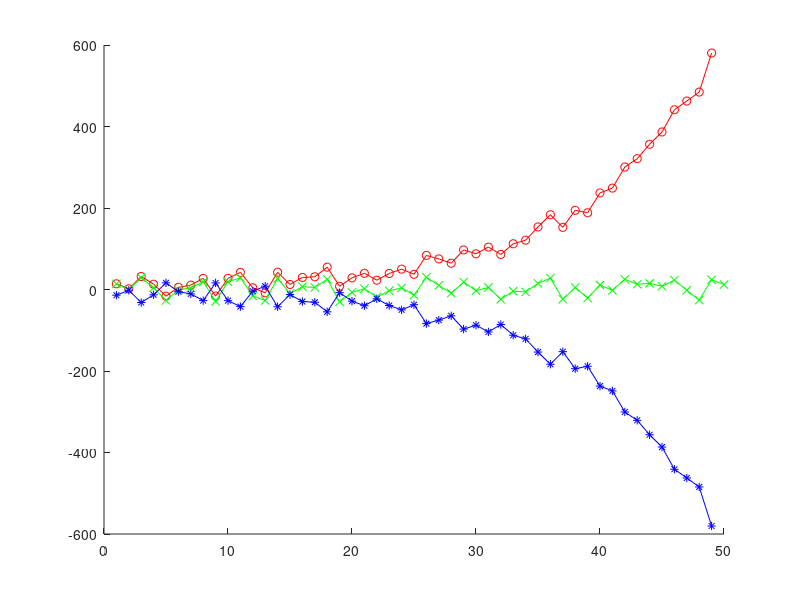
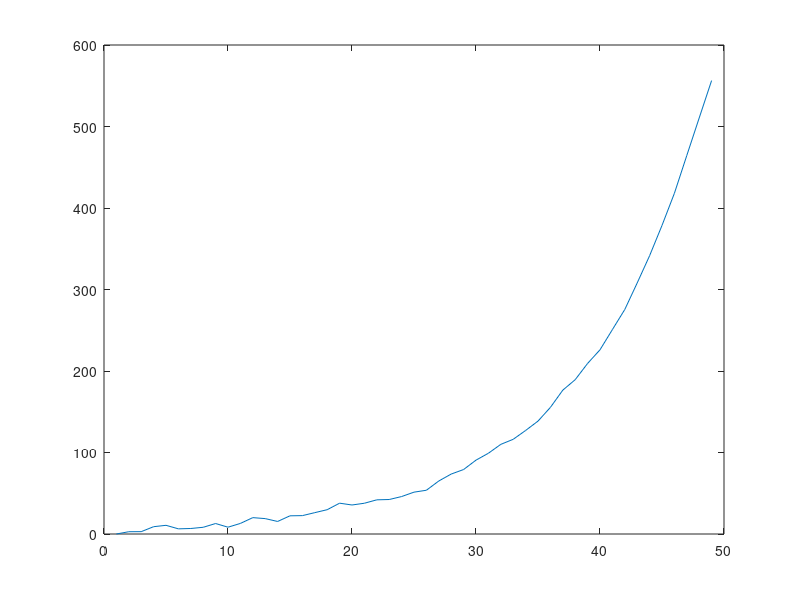

Reproduce these figures in MATLAB, in order.
%% Sensorimotor2022Jan11Model
% p = v + b
clear;
close all;
rng(40);
b = 0;
quit = 1;
targetarray = [0 0];
for i = 1:50
    targetarray(i) = randi(30);
end

% targetarray = randperm(25,200);

% targetarray(1) = -100;
% targetarray(2) = 200;

rand
vmaparray = [0 0];
proprioarray = [0 0];
vonlinearray = [0 0];
ponlinearray = [0 0];
mcmap = [0 0];
bmap = [0 0];
while quit < length(targetarray)
    target = targetarray(quit);
    h = rand;
    if h < 0.5 
        target = - target;
        targetarray(quit) = target;
    end 
    vmap = target;
    vmaparray(quit) = vmap;
    pmap = vmap + b;
    proprioarray(quit) = pmap;
    mc = pmap;
    mcmap(quit) = mc;
    vonline = -pmap;
    vonlinearray(quit) = vonline;
    
    % Update algo
    % b = pmap - vonline
    b = pmap + (pmap - (vonline + b))/10 - vmap;
    % b = vonline + b - vmap;
    
    bmap(quit) = b;
    quit = quit + 1;
end
figure;
hold on;
abserr = [0 0];
for i = 1:length(mcmap)
    abserr(i) = mcmap(i) - targetarray(i);
end
plot(mcmap, '-o', 'Color', 'red');
plot(targetarray, '-x', 'Color', 'green');
plot(vonlinearray, '-*', 'Color', 'blue');
figure;
plot(abserr);
% plot(proprioarray, '-.', 'Color', 'yellow');